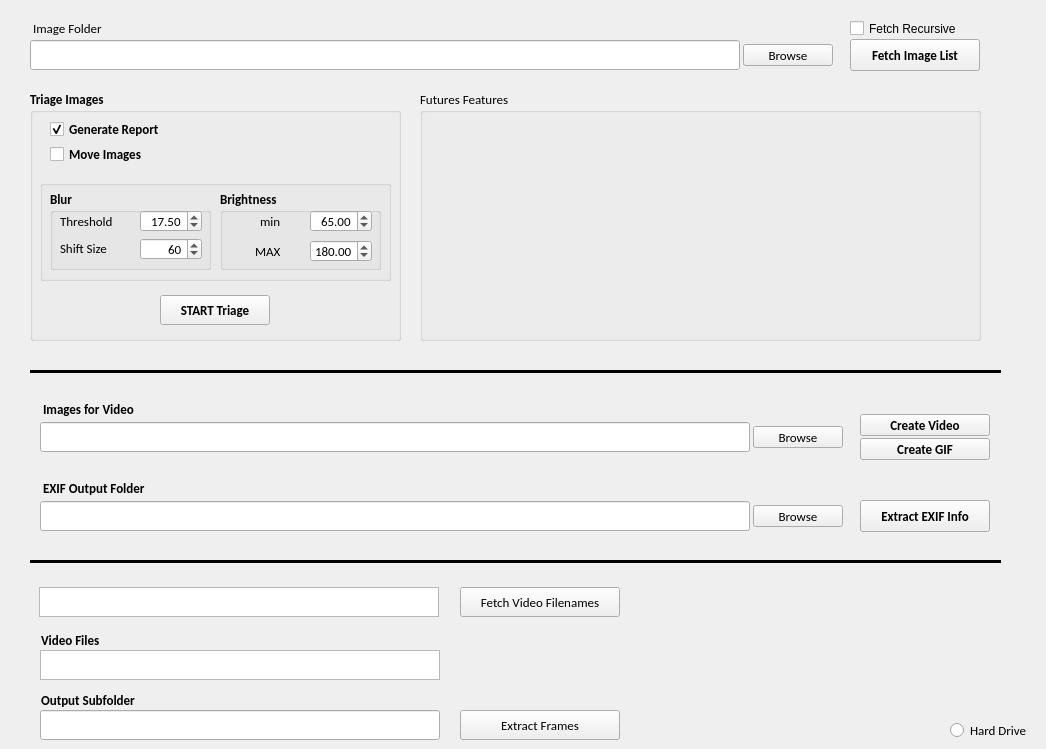
    <widget class="QWidget" name="tab_2">
     <attribute name="title">
      <string>Image Utilities</string>
     </attribute>
     <widget class="QRadioButton" name="radioButtonHardDriveImages">
      <property name="geometry">
       <rect>
        <x>950</x>
        <y>720</y>
        <width>87</width>
        <height>20</height>
       </rect>
      </property>
      <property name="font">
       <font>
        <family>Calibri</family>
        <pointsize>10</pointsize>
        <weight>50</weight>
        <bold>false</bold>
        <underline>false</underline>
       </font>
      </property>
      <property name="text">
       <string>Hard Drive</string>
      </property>
     </widget>
     <widget class="QGroupBox" name="groupBox_5">
      <property name="geometry">
       <rect>
        <x>30</x>
        <y>90</y>
        <width>371</width>
        <height>251</height>
       </rect>
      </property>
      <property name="font">
       <font>
        <family>Calibri</family>
        <pointsize>10</pointsize>
        <weight>75</weight>
        <bold>true</bold>
       </font>
      </property>
      <property name="title">
       <string>Triage Images</string>
      </property>
      <widget class="QCheckBox" name="checkBoxTriageImagesReport">
       <property name="geometry">
        <rect>
         <x>20</x>
         <y>29</y>
         <width>120</width>
         <height>20</height>
        </rect>
       </property>
       <property name="font">
        <font>
         <family>Calibri</family>
         <pointsize>10</pointsize>
         <weight>75</weight>
         <bold>true</bold>
        </font>
       </property>
       <property name="text">
        <string>Generate Report</string>
       </property>
       <property name="checked">
        <bool>true</bool>
       </property>
      </widget>
      <widget class="QCheckBox" name="checkBoxTriageImagesMove">
       <property name="geometry">
        <rect>
         <x>20</x>
         <y>54</y>
         <width>120</width>
         <height>20</height>
        </rect>
       </property>
       <property name="font">
        <font>
         <family>Calibri</family>
         <pointsize>10</pointsize>
         <weight>75</weight>
         <bold>true</bold>
        </font>
       </property>
       <property name="toolTip">
        <string>Check this box to move bad images into the subfolder &quot;MovedImages&quot; which is automatically created beneath the image folder.</string>
       </property>
       <property name="text">
        <string>Move Images</string>
       </property>
      </widget>
      <widget class="QPushButton" name="pushButtonStartImageTriage">
       <property name="geometry">
        <rect>
         <x>130</x>
         <y>205</y>
         <width>110</width>
         <height>30</height>
        </rect>
       </property>
       <property name="font">
        <font>
         <family>Calibri</family>
         <pointsize>10</pointsize>
         <weight>75</weight>
         <bold>true</bold>
         <underline>false</underline>
        </font>
       </property>
       <property name="toolTip">
        <string>This button will download sensor data and/or retrieve a list of images for the specified dates.</string>
       </property>
       <property name="text">
        <string>START Triage</string>
       </property>
       <property name="shortcut">
        <string/>
       </property>
       <property name="default">
        <bool>false</bool>
       </property>
       <property name="flat">
        <bool>false</bool>
       </property>
      </widget>
      <widget class="QGroupBox" name="groupBox_10">
       <property name="geometry">
        <rect>
         <x>10</x>
         <y>90</y>
         <width>351</width>
         <height>101</height>
        </rect>
       </property>
       <property name="font">
        <font>
         <family>Calibri</family>
         <pointsize>10</pointsize>
         <weight>75</weight>
         <bold>true</bold>
        </font>
       </property>
       <property name="title">
        <string/>
       </property>
       <widget class="QGroupBox" name="groupBox_11">
        <property name="geometry">
         <rect>
          <x>180</x>
          <y>10</y>
          <width>161</width>
          <height>80</height>
         </rect>
        </property>
        <property name="font">
         <font>
          <family>Calibri</family>
          <pointsize>10</pointsize>
          <weight>75</weight>
          <bold>true</bold>
         </font>
        </property>
        <property name="title">
         <string>Brightness</string>
        </property>
        <widget class="QLabel" name="labelBrightnessMin_3">
         <property name="geometry">
          <rect>
           <x>40</x>
           <y>23</y>
           <width>31</width>
           <height>16</height>
          </rect>
         </property>
         <property name="font">
          <font>
           <family>Calibri</family>
           <pointsize>10</pointsize>
           <weight>50</weight>
           <bold>false</bold>
          </font>
         </property>
         <property name="text">
          <string>min</string>
         </property>
        </widget>
        <widget class="QLabel" name="labelBrightnessMin_4">
         <property name="geometry">
          <rect>
           <x>35</x>
           <y>53</y>
           <width>31</width>
           <height>16</height>
          </rect>
         </property>
         <property name="font">
          <font>
           <family>Calibri</family>
           <pointsize>10</pointsize>
           <weight>50</weight>
           <bold>false</bold>
          </font>
         </property>
         <property name="text">
          <string>MAX</string>
         </property>
        </widget>
        <widget class="QDoubleSpinBox" name="doubleSpinBoxBrightnessMin">
         <property name="geometry">
          <rect>
           <x>90</x>
           <y>20</y>
           <width>62</width>
           <height>22</height>
          </rect>
         </property>
         <property name="font">
          <font>
           <family>Calibri</family>
           <pointsize>10</pointsize>
           <weight>50</weight>
           <bold>false</bold>
          </font>
         </property>
         <property name="alignment">
          <set>Qt::AlignRight|Qt::AlignTrailing|Qt::AlignVCenter</set>
         </property>
         <property name="maximum">
          <double>255.000000000000000</double>
         </property>
         <property name="value">
          <double>65.000000000000000</double>
         </property>
        </widget>
        <widget class="QDoubleSpinBox" name="doubleSpinBoxBrightnessMax">
         <property name="geometry">
          <rect>
           <x>90</x>
           <y>50</y>
           <width>62</width>
           <height>22</height>
          </rect>
         </property>
         <property name="font">
          <font>
           <family>Calibri</family>
           <pointsize>10</pointsize>
           <weight>50</weight>
           <bold>false</bold>
          </font>
         </property>
         <property name="alignment">
          <set>Qt::AlignRight|Qt::AlignTrailing|Qt::AlignVCenter</set>
         </property>
         <property name="maximum">
          <double>255.000000000000000</double>
         </property>
         <property name="value">
          <double>180.000000000000000</double>
         </property>
        </widget>
       </widget>
       <widget class="QGroupBox" name="groupBox_12">
        <property name="geometry">
         <rect>
          <x>10</x>
          <y>10</y>
          <width>161</width>
          <height>80</height>
         </rect>
        </property>
        <property name="font">
         <font>
          <family>Calibri</family>
          <pointsize>10</pointsize>
          <weight>75</weight>
          <bold>true</bold>
         </font>
        </property>
        <property name="title">
         <string>Blur</string>
        </property>
        <widget class="QDoubleSpinBox" name="doubleSpinBoxBlurThreshhold">
         <property name="geometry">
          <rect>
           <x>90</x>
           <y>20</y>
           <width>62</width>
           <height>22</height>
          </rect>
         </property>
         <property name="font">
          <font>
           <family>Calibri</family>
           <pointsize>10</pointsize>
           <weight>50</weight>
           <bold>false</bold>
          </font>
         </property>
         <property name="alignment">
          <set>Qt::AlignRight|Qt::AlignTrailing|Qt::AlignVCenter</set>
         </property>
         <property name="minimum">
          <double>-100.000000000000000</double>
         </property>
         <property name="maximum">
          <double>100.000000000000000</double>
         </property>
         <property name="value">
          <double>17.500000000000000</double>
         </property>
        </widget>
        <widget class="QLabel" name="labelBlurThreshhold_2">
         <property name="geometry">
          <rect>
           <x>10</x>
           <y>23</y>
           <width>61</width>
           <height>16</height>
          </rect>
         </property>
         <property name="font">
          <font>
           <family>Calibri</family>
           <pointsize>10</pointsize>
           <weight>50</weight>
           <bold>false</bold>
          </font>
         </property>
         <property name="text">
          <string>Threshold</string>
         </property>
        </widget>
        <widget class="QLabel" name="labelShiftSize_2">
         <property name="geometry">
          <rect>
           <x>10</x>
           <y>50</y>
           <width>61</width>
           <height>16</height>
          </rect>
         </property>
         <property name="font">
          <font>
           <family>Calibri</family>
           <pointsize>10</pointsize>
           <weight>50</weight>
           <bold>false</bold>
          </font>
         </property>
         <property name="text">
          <string>Shift Size</string>
         </property>
        </widget>
        <widget class="QSpinBox" name="spinBoxShiftSize">
         <property name="geometry">
          <rect>
           <x>90</x>
           <y>48</y>
           <width>62</width>
           <height>22</height>
          </rect>
         </property>
         <property name="font">
          <font>
           <family>Calibri</family>
           <pointsize>10</pointsize>
           <weight>50</weight>
           <bold>false</bold>
          </font>
         </property>
         <property name="alignment">
          <set>Qt::AlignRight|Qt::AlignTrailing|Qt::AlignVCenter</set>
         </property>
         <property name="maximum">
          <number>1000</number>
         </property>
         <property name="value">
          <number>60</number>
         </property>
        </widget>
       </widget>
      </widget>
     </widget>
     <widget class="QPushButton" name="pushButton_FetchImageList">
      <property name="geometry">
       <rect>
        <x>850</x>
        <y>39</y>
        <width>130</width>
        <height>32</height>
       </rect>
      </property>
      <property name="font">
       <font>
        <family>Calibri</family>
        <pointsize>10</pointsize>
        <weight>75</weight>
        <italic>false</italic>
        <bold>true</bold>
       </font>
      </property>
      <property name="toolTip">
       <string>Check this box to create a video from the images clicked through or when the play button is clicked.</string>
      </property>
      <property name="text">
       <string>Fetch Image List</string>
      </property>
     </widget>
     <widget class="QLabel" name="label_10">
      <property name="geometry">
       <rect>
        <x>33</x>
        <y>18</y>
        <width>121</width>
        <height>20</height>
       </rect>
      </property>
      <property name="font">
       <font>
        <family>Calibri</family>
        <pointsize>10</pointsize>
       </font>
      </property>
      <property name="text">
       <string>Image Folder</string>
      </property>
     </widget>
     <widget class="QGroupBox" name="groupBox_13">
      <property name="geometry">
       <rect>
        <x>420</x>
        <y>90</y>
        <width>561</width>
        <height>251</height>
       </rect>
      </property>
      <property name="font">
       <font>
        <family>Calibri</family>
        <pointsize>10</pointsize>
       </font>
      </property>
      <property name="title">
       <string>Futures Features</string>
      </property>
     </widget>
     <widget class="QPushButton" name="pushButtonBrowseImageFolder">
      <property name="geometry">
       <rect>
        <x>743</x>
        <y>44</y>
        <width>90</width>
        <height>22</height>
       </rect>
      </property>
      <property name="font">
       <font>
        <family>Calibri</family>
        <pointsize>10</pointsize>
        <weight>50</weight>
        <bold>false</bold>
       </font>
      </property>
      <property name="text">
       <string>Browse</string>
      </property>
     </widget>
     <widget class="QLineEdit" name="lineEditHardDriveFolder">
      <property name="geometry">
       <rect>
        <x>30</x>
        <y>40</y>
        <width>710</width>
        <height>30</height>
       </rect>
      </property>
      <property name="font">
       <font>
        <family>Calibri</family>
        <pointsize>10</pointsize>
        <weight>50</weight>
        <bold>false</bold>
        <underline>false</underline>
       </font>
      </property>
     </widget>
     <widget class="QLabel" name="label_8">
      <property name="geometry">
       <rect>
        <x>43</x>
        <y>399</y>
        <width>101</width>
        <height>20</height>
       </rect>
      </property>
      <property name="font">
       <font>
        <family>Calibri</family>
        <pointsize>10</pointsize>
        <weight>75</weight>
        <bold>true</bold>
       </font>
      </property>
      <property name="text">
       <string>Images for Video</string>
      </property>
     </widget>
     <widget class="QPushButton" name="pushButtonBrowseVideoOutputFolder">
      <property name="geometry">
       <rect>
        <x>753</x>
        <y>426</y>
        <width>90</width>
        <height>22</height>
       </rect>
      </property>
      <property name="font">
       <font>
        <family>Calibri</family>
        <pointsize>10</pointsize>
       </font>
      </property>
      <property name="text">
       <string>Browse</string>
      </property>
     </widget>
     <widget class="Line" name="line_2">
      <property name="geometry">
       <rect>
        <x>30</x>
        <y>551</y>
        <width>971</width>
        <height>21</height>
       </rect>
      </property>
      <property name="minimumSize">
       <size>
        <width>0</width>
        <height>0</height>
       </size>
      </property>
      <property name="font">
       <font>
        <family>Calibri</family>
        <pointsize>10</pointsize>
        <weight>75</weight>
        <bold>true</bold>
       </font>
      </property>
      <property name="frameShadow">
       <enum>QFrame::Plain</enum>
      </property>
      <property name="lineWidth">
       <number>3</number>
      </property>
      <property name="midLineWidth">
       <number>0</number>
      </property>
      <property name="orientation">
       <enum>Qt::Horizontal</enum>
      </property>
     </widget>
     <widget class="QLabel" name="label_9">
      <property name="geometry">
       <rect>
        <x>43</x>
        <y>478</y>
        <width>111</width>
        <height>20</height>
       </rect>
      </property>
      <property name="font">
       <font>
        <family>Calibri</family>
        <pointsize>10</pointsize>
        <weight>75</weight>
        <bold>true</bold>
       </font>
      </property>
      <property name="text">
       <string>EXIF Output Folder</string>
      </property>
     </widget>
     <widget class="QLineEdit" name="EditVideoOutputFolder">
      <property name="geometry">
       <rect>
        <x>40</x>
        <y>422</y>
        <width>710</width>
        <height>30</height>
       </rect>
      </property>
      <property name="font">
       <font>
        <family>Calibri</family>
        <pointsize>10</pointsize>
        <weight>50</weight>
        <bold>false</bold>
        <underline>false</underline>
       </font>
      </property>
      <property name="toolTip">
       <string>This field is pre-populated and cannot be changed at this time.</string>
      </property>
     </widget>
     <widget class="QPushButton" name="pushButtonCreateVideo">
      <property name="geometry">
       <rect>
        <x>860</x>
        <y>414</y>
        <width>130</width>
        <height>22</height>
       </rect>
      </property>
      <property name="font">
       <font>
        <family>Calibri</family>
        <pointsize>10</pointsize>
        <weight>75</weight>
        <italic>false</italic>
        <bold>true</bold>
       </font>
      </property>
      <property name="toolTip">
       <string>Check this box to create a video from the images clicked through or when the play button is clicked.</string>
      </property>
      <property name="text">
       <string>Create Video</string>
      </property>
     </widget>
     <widget class="QPushButton" name="pushButtonCreateGIF">
      <property name="geometry">
       <rect>
        <x>860</x>
        <y>438</y>
        <width>130</width>
        <height>22</height>
       </rect>
      </property>
      <property name="font">
       <font>
        <family>Calibri</family>
        <pointsize>10</pointsize>
        <weight>75</weight>
        <italic>false</italic>
        <bold>true</bold>
       </font>
      </property>
      <property name="toolTip">
       <string>Check this box to create a video from the images clicked through or when the play button is clicked.</string>
      </property>
      <property name="text">
       <string>Create GIF</string>
      </property>
     </widget>
     <widget class="QPushButton" name="pushButtonBrowseEXIFOutputFolder">
      <property name="geometry">
       <rect>
        <x>753</x>
        <y>505</y>
        <width>90</width>
        <height>22</height>
       </rect>
      </property>
      <property name="font">
       <font>
        <family>Calibri</family>
        <pointsize>10</pointsize>
       </font>
      </property>
      <property name="text">
       <string>Browse</string>
      </property>
     </widget>
     <widget class="QLineEdit" name="EditEXIFOutputFolder">
      <property name="geometry">
       <rect>
        <x>40</x>
        <y>501</y>
        <width>710</width>
        <height>30</height>
       </rect>
      </property>
      <property name="font">
       <font>
        <family>Calibri</family>
        <pointsize>10</pointsize>
        <weight>50</weight>
        <bold>false</bold>
        <underline>false</underline>
       </font>
      </property>
     </widget>
     <widget class="Line" name="line">
      <property name="geometry">
       <rect>
        <x>30</x>
        <y>361</y>
        <width>971</width>
        <height>21</height>
       </rect>
      </property>
      <property name="minimumSize">
       <size>
        <width>0</width>
        <height>0</height>
       </size>
      </property>
      <property name="font">
       <font>
        <family>Calibri</family>
        <pointsize>10</pointsize>
        <weight>75</weight>
        <bold>true</bold>
       </font>
      </property>
      <property name="frameShadow">
       <enum>QFrame::Plain</enum>
      </property>
      <property name="lineWidth">
       <number>3</number>
      </property>
      <property name="midLineWidth">
       <number>0</number>
      </property>
      <property name="orientation">
       <enum>Qt::Horizontal</enum>
      </property>
     </widget>
     <widget class="QPushButton" name="pushButtonCreateEXIFFile">
      <property name="geometry">
       <rect>
        <x>860</x>
        <y>500</y>
        <width>130</width>
        <height>32</height>
       </rect>
      </property>
      <property name="font">
       <font>
        <family>Calibri</family>
        <pointsize>10</pointsize>
        <weight>75</weight>
        <bold>true</bold>
       </font>
      </property>
      <property name="toolTip">
       <string>This feature is only available with images saved on your computer.</string>
      </property>
      <property name="text">
       <string>Extract EXIF Info</string>
      </property>
     </widget>
     <widget class="QListWidget" name="MSTlistWidgetVideoFiles">
      <property name="geometry">
       <rect>
        <x>40</x>
        <y>650</y>
        <width>400</width>
        <height>30</height>
       </rect>
      </property>
      <property name="font">
       <font>
        <family>Calibri</family>
        <pointsize>10</pointsize>
       </font>
      </property>
     </widget>
     <widget class="QLabel" name="label_14">
      <property name="geometry">
       <rect>
        <x>41</x>
        <y>630</y>
        <width>71</width>
        <height>21</height>
       </rect>
      </property>
      <property name="font">
       <font>
        <family>Calibri</family>
        <pointsize>10</pointsize>
        <weight>75</weight>
        <bold>true</bold>
       </font>
      </property>
      <property name="text">
       <string>Video Files</string>
      </property>
     </widget>
     <widget class="QListWidget" name="listWidgetVideoFilesFolder">
      <property name="geometry">
       <rect>
        <x>39</x>
        <y>587</y>
        <width>400</width>
        <height>30</height>
       </rect>
      </property>
      <property name="font">
       <font>
        <family>Calibri</family>
        <pointsize>10</pointsize>
       </font>
      </property>
     </widget>
     <widget class="QPushButton" name="pushButtonExtractFrames">
      <property name="geometry">
       <rect>
        <x>460</x>
        <y>710</y>
        <width>160</width>
        <height>30</height>
       </rect>
      </property>
      <property name="font">
       <font>
        <family>Calibri</family>
        <pointsize>10</pointsize>
       </font>
      </property>
      <property name="autoFillBackground">
       <bool>false</bool>
      </property>
      <property name="text">
       <string>Extract Frames</string>
      </property>
     </widget>
     <widget class="QPushButton" name="pushButtonFetchVideoFilenames">
      <property name="geometry">
       <rect>
        <x>460</x>
        <y>587</y>
        <width>160</width>
        <height>30</height>
       </rect>
      </property>
      <property name="font">
       <font>
        <family>Calibri</family>
        <pointsize>10</pointsize>
       </font>
      </property>
      <property name="autoFillBackground">
       <bool>false</bool>
      </property>
      <property name="text">
       <string>Fetch Video Filenames</string>
      </property>
     </widget>
     <widget class="QLabel" name="label_15">
      <property name="geometry">
       <rect>
        <x>41</x>
        <y>690</y>
        <width>101</width>
        <height>21</height>
       </rect>
      </property>
      <property name="font">
       <font>
        <family>Calibri</family>
        <pointsize>10</pointsize>
        <weight>75</weight>
        <bold>true</bold>
       </font>
      </property>
      <property name="text">
       <string>Output Subfolder</string>
      </property>
     </widget>
     <widget class="QLineEdit" name="MSTlineEditFrameFolder">
      <property name="geometry">
       <rect>
        <x>40</x>
        <y>710</y>
        <width>400</width>
        <height>30</height>
       </rect>
      </property>
      <property name="font">
       <font>
        <family>Calibri</family>
        <pointsize>10</pointsize>
       </font>
      </property>
     </widget>
     <widget class="QCheckBox" name="checkBox_FetchRecursive">
      <property name="geometry">
       <rect>
        <x>850</x>
        <y>20</y>
        <width>121</width>
        <height>17</height>
       </rect>
      </property>
      <property name="toolTip">
       <string>Check this box if you want to include in the search all folders beneath the folder provided.</string>
      </property>
      <property name="text">
       <string>Fetch Recursive</string>
      </property>
     </widget>
    </widget>
